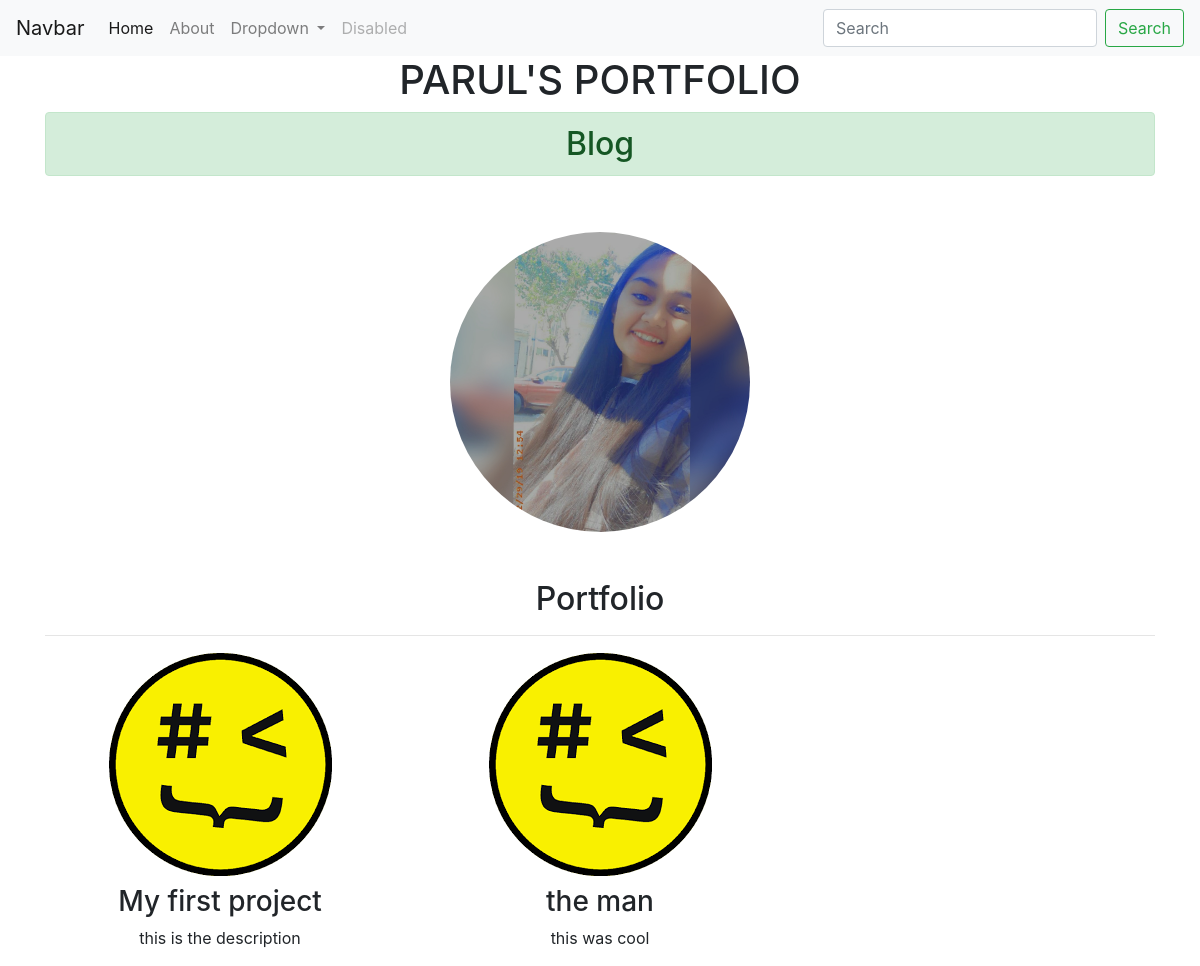
The page / on the database its author committed.
### portfolio/models.py (models this page shows, shortened)
class Project(models.Model):
    title = models.CharField(max_length=100)
    description = models.CharField(max_length=200)
    image = models.ImageField(upload_to='portfolio/images/')
    url = models.URLField(blank=True)

### portfolio/views.py (the view)
# urls.py: 2. Add a URL to urlpatterns:  path('', views.home, name='home')
def home(request):
    projects = Project.objects.all()
    return render(request, 'portfolio/home.html', {'projects':projects})

### portfolio/templates/portfolio/home.html (shortened to what this page needs)
{% extends 'portfolio/base.html' %}
{% block content %}
<link rel="stylesheet" href="https://stackpath.bootstrapcdn.com/bootstrap/4.5.0/css/bootstrap.min.css">
<div class="container text-center">
  <h1>PARUL'S PORTFOLIO</h1>
    {% load static %}
    <a href="{% url 'blog:all_blogs' %}"><h2 class="alert alert-success">Blog</h2></a>
    <br>
    <div class="row justify-content-center my-3">
        <div class="col-5">
          <img  id = 'prof'class='img-rounded 'style='vertical-align: middle;
      height:300px;
      width:300px;
      border-radius: 50%;'src = "{% static 'portfolio/paro.jpg' %}" >
       </div>
   </div>
   <h2 class="mt-5">Portfolio</h2>
      <hr>
      <div class="row">
        {% for project in projects %}
         <div class="col-lg-4 col-md-6">
           {% if project.url %}
          <a href="{{ project.url }}">
            <img src="{{ project.image.url }}" class="img-fluid mb-2">
          </a>
          {% else %}
          <img src="{{ project.image.url }}" class="img-fluid mb-2">
          {% endif %}
          <h3>{{ project.title }}</h3>
          <p>{{ project.description }}</p>
        </div>
        {% endfor %}
      </div>
      {% endblock %}

### portfolio/templates/portfolio/base.html (shortened to what this page needs)
<!doctype html>
<html lang="en">
  <head>
    <link rel="stylesheet" href="https://stackpath.bootstrapcdn.com/bootstrap/4.5.0/css/bootstrap.min.css">
  </head>
  <body>
    <nav class="navbar navbar-expand-lg navbar-light bg-light">
  <a class="navbar-brand" href="#">Navbar</a>
  <div class="collapse navbar-collapse" id="navbarSupportedContent">
    <ul class="navbar-nav mr-auto">
      <li class="nav-item active">
        <a class="nav-link" href="#">Home <span class="sr-only">(current)</span></a>
      </li>
      <li class="nav-item">
        <a class="nav-link" href="#">About</a>
      </li>
      <li class="nav-item dropdown">
        <a class="nav-link dropdown-toggle" href="#" id="navbarDropdown" role="button" data-toggle="dropdown" aria-haspopup="true" aria-expanded="false">
          Dropdown
        </a>
      </li>
      <li class="nav-item">
        <a class="nav-link disabled" href="#" tabindex="-1" aria-disabled="true">Disabled</a>
      </li>
    </ul>
    <form class="form-inline my-2 my-lg-0">
      <input class="form-control mr-sm-2" type="search" placeholder="Search" aria-label="Search">
      <button class="btn btn-outline-success my-2 my-sm-0" type="submit">Search</button>
    </form>
  </div>
</nav>
{% block content %}{% endblock %}
  </body>
</html>

### rows shown on the page
Project: image (picture), title "My first project", description "this is the description"
Project: image (picture), title "the man", description "this was cool"
